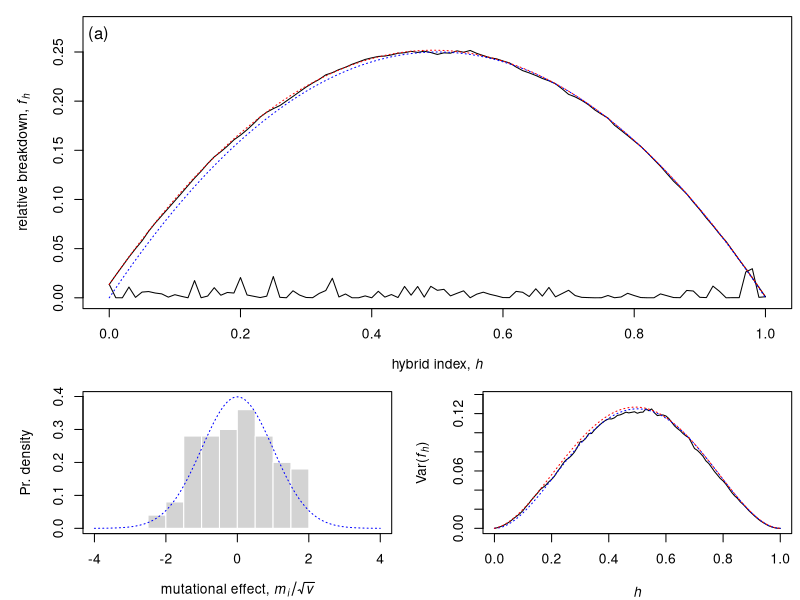
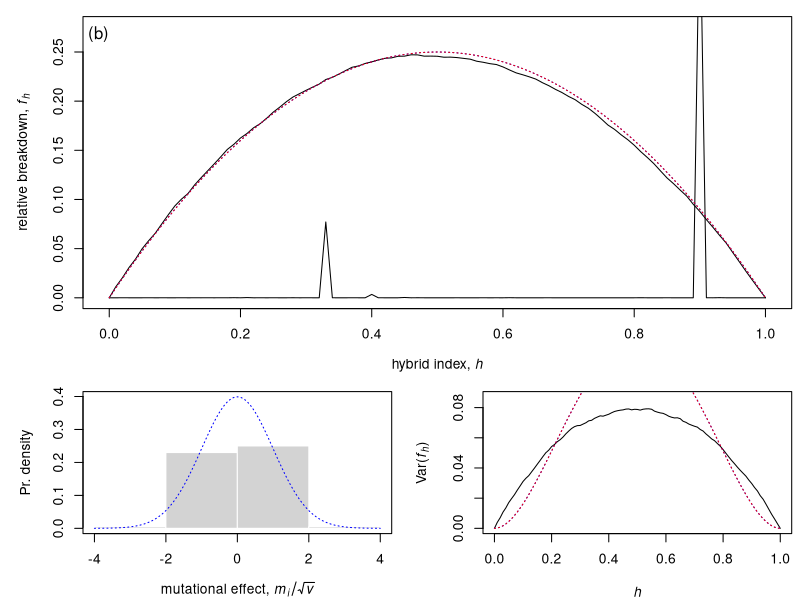
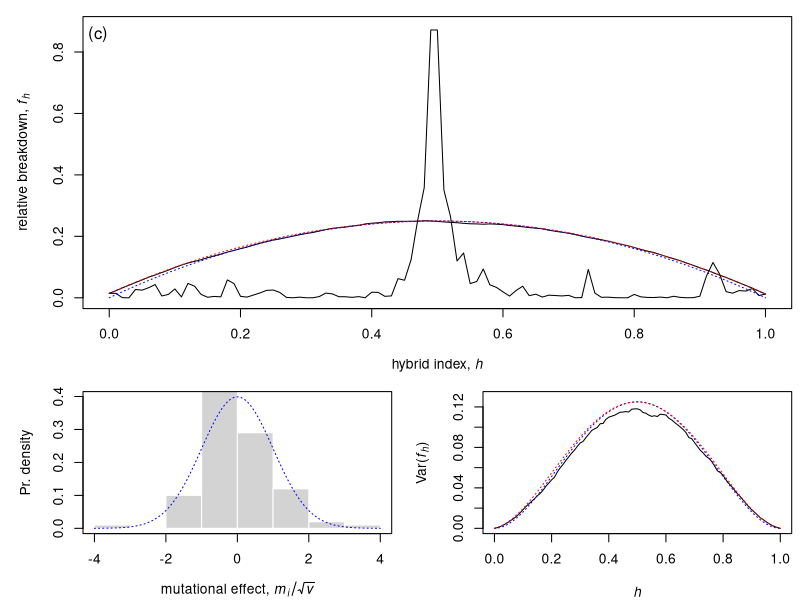
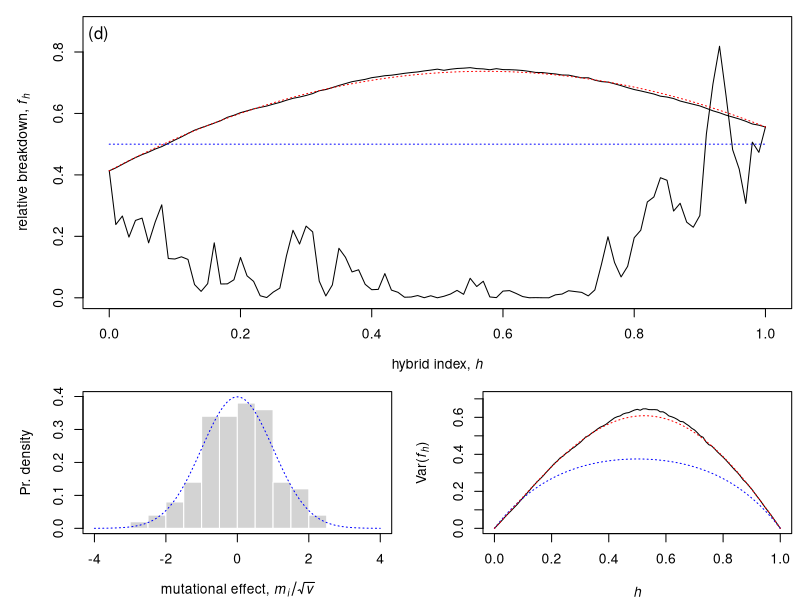

Source code (R) for these figures, in order:
# Script to produce Fig. S4

oup <- function(t,n,nu,lambda,sigma,x0){
  dw  <- rnorm(n, 0, sqrt(t/n))
  dt  <- t/n
  x <- c(x0)
  for (i in 2:(n+1)) {
    x[i]  <-  x[i-1] + lambda*(nu-x[i-1])*dt + sigma*dw[i-1]
  }
  return(x);
}

d <- 100
s <- 0.1
N <- 1e4

mmar <- c(4,5,1,0.5)
# Mutational variance
v <- 2*s*s

getd <- function(x)
	return(x^2)


for (whichfig in 1:4){
    if(whichfig==1)
    {	
    	p <- rnorm(d+1,mean=0,sd=s)
    	mylims <- c(0,0.25)*1.1
    	fm0 <- 0
    }
    if(whichfig==2)
    {
    	p <- rcauchy(d+1)*5e-3
    	mylims <- c(0,0.25)*1.1
    	fm0 <- 0
    }
    if(whichfig==3)
    {
    	P1p <- oup(t=1,n=d/2,nu=0,lambda=10,sigma=sqrt(s),x0=0.5)
    	P2p <- oup(t=1,n=d/2,nu=0,lambda=10,sigma=sqrt(s),x0=0.5)
    	mylims <- c(0,0.8)*1.1
    	p <- c(P1p[(d/2):1],P2p)
    	fm0 <- 0
    }
    if(whichfig==4)
    {
    	P1p <- cumsum(rnorm(d/2,mean=0,sd=s))
    	P2p <- cumsum(rnorm(d/2,mean=0,sd=s))
    	mylims <- c(0,0.8)*1.1
    	p <- c(P1p[(d/2):1],0,P2p)
    	fm0 <- 1
    }
    
    m <- diff(p)
    z1 <- p[1]
    z2 <- p[d+1]
    # the d mutational changes
    xx <- (0:d)/d
    t <- seq(0,1,length.out=d+1)
    #graphics.off()
    #quartz(width=5,height=3.5*(4/3))
    layout(mat=matrix(c(1,1,2,3),2,2,byrow=T),heights=c(1,0.6))
    mmar <- c(4,5,1,0.5); par(mar=mmar)
    
    plot(range(xx),mylims,col='white',xlab=expression(paste('hybrid index, ', italic(h))),ylab=expression(paste('relative breakdown, ',italic(f[h]))))
    mtext(side=3,adj=0,padj=2,paste0(' (',letters[whichfig],')'))
    lines(xx,getd(z1+c(0,cumsum(m)))/var(m)/d)
    a <- matrix(NA,N,d+1)
    for(i in 1:N)
    {
    	rm <- sample(m)
    	a[i,] <- getd(z1+c(0,cumsum(rm)))
    }
    e <- colMeans(a)
    lines(xx,e/d/var(m))
    fmal <- (((1-t)*z1+t*z2)^2)/d/var(m)
    f0 <- t*(1-t)
    #fm0 <- fm0* ((1-t)*(1-t)*z1*z1 + t*t*z2*z2)/d/var(m)
    fm0 <- fm0* 0.5*((1-t)*(1-t) + t*t)
    lines(xx,f0+fm0,col='blue',lty='dotted')
    lines(xx,f0+fmal,col='red',lty='dotted')
    
    hist(m/sd(m),col='lightgrey',border=F,main='',xlab=expression(paste('mutational effect, ',italic(m[i]/root(v)))),ylab='Pr. density',freq=F,xlim=4*c(-1,1),ylim=c(0,dnorm(0,0,1)))
    lines(seq(-4,4,0.01),dnorm(seq(-4,4,0.01),mean=0,sd=1),col='blue',lty='dotted')
    box()
    
    V <- apply(a,MARGIN=2,FUN=var); V <- V/d/var(m)/d/var(m)
    plot(range(xx),range(V)*1.1,col='white',xlab=expression(italic(h)),ylab=expression(paste('Var(',italic(f[h]),')')))
    lines(xx,V)
    lines(xx,2*f0*(f0+2*fm0),col='blue',lty='dotted')
    lines(xx,2*f0*(f0+2*fmal),col='red',lty='dotted')
}

# > devtools::session_info()
# Session info --------------------------------------------------------------------------------------
# setting  value                       
# version  R version 3.5.0 (2018-04-23)
# system   x86_64, darwin15.6.0        
# ui       RStudio (1.1.447)           
# language (EN)                        
# collate  fr_FR.UTF-8                 
# tz       Europe/London               
# date     2018-06-28                  
# 
# Packages ------------------------------------------------------------------------------------------
# package   * version date       source        
# base      * 3.5.0   2018-04-24 local         
# compiler    3.5.0   2018-04-24 local         
# datasets  * 3.5.0   2018-04-24 local         
# devtools    1.13.5  2018-02-18 CRAN (R 3.5.0)
# digest      0.6.15  2018-01-28 CRAN (R 3.5.0)
# graphics  * 3.5.0   2018-04-24 local         
# grDevices * 3.5.0   2018-04-24 local         
# memoise     1.1.0   2017-04-21 CRAN (R 3.5.0)
# methods   * 3.5.0   2018-04-24 local         
# stats     * 3.5.0   2018-04-24 local         
# tools       3.5.0   2018-04-24 local         
# utils     * 3.5.0   2018-04-24 local         
# withr       2.1.2   2018-03-15 CRAN (R 3.5.0)
# yaml        2.1.19  2018-05-01 CRAN (R 3.5.0)